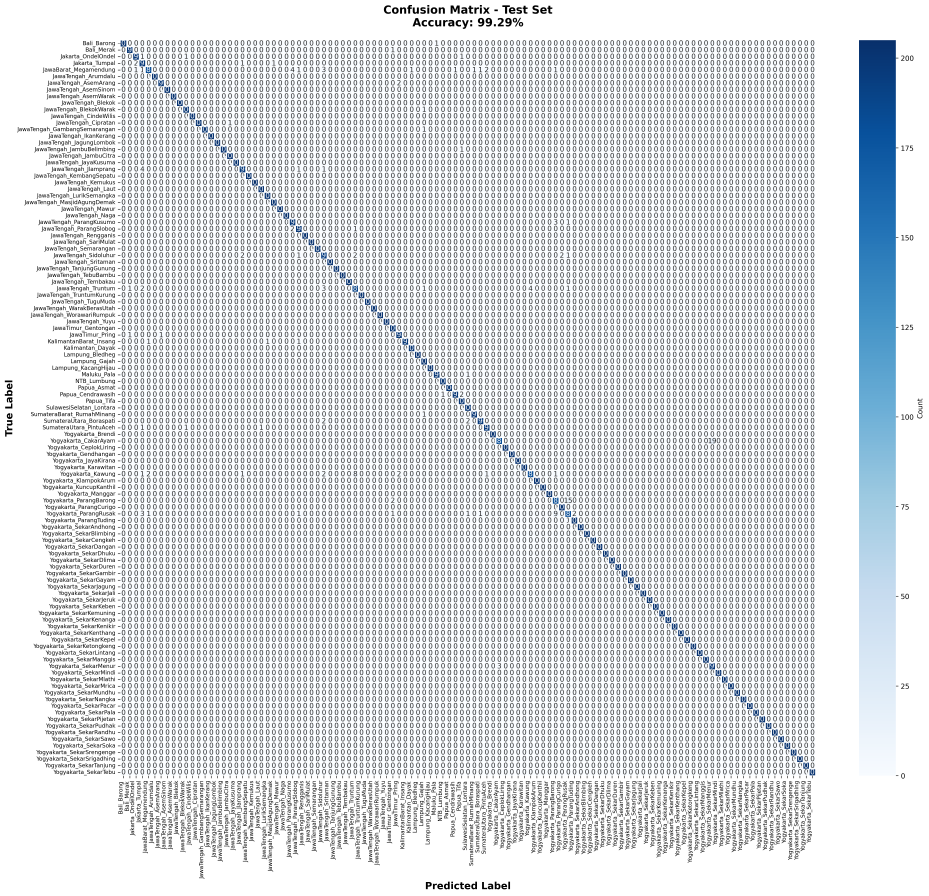
#> input picture Diff/60%/confusion_matrix.png, 5572 x 5376 px (shown at 1/6 size); its folder holds only this picture in this run
$ python -i test_onnx_model.py   (imports and definitions only)
#> lines starting #> are read from the running program, lines starting #| are printed output that depends on the picture
"""
Test script to verify ONNX model export and inference
Run this after training to ensure model works correctly
"""

import onnxruntime as ort
import numpy as np
import cv2
from PIL import Image
import json
import os

def preprocess_image(image_path, img_size=224):
    """Preprocess image (same as training)"""
#> called with image_path = 'Diff/60%/confusion_matrix.png', img_size = 224
    # Load image
    image = cv2.imread(image_path)
#> image is the input picture: shape (5376, 5572, 3); mean B, G, R 221.8, 218.7, 215.5
    if image is None:
        raise ValueError(f"Failed to load image: {image_path}")

    # Resize
    image = cv2.resize(image, (img_size, img_size))
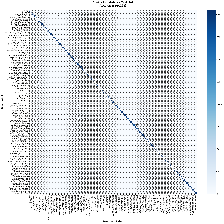
#> image: shape (224, 224, 3); mean B, G, R 222, 218.9, 215.6

    # Bilateral Filter
    image = cv2.bilateralFilter(image, d=9, sigmaColor=75, sigmaSpace=75)
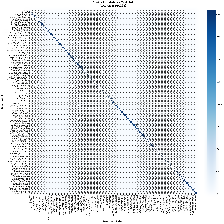
#> image: shape (224, 224, 3); mean B, G, R 222.5, 219.4, 216.1

    # CLAHE
    lab = cv2.cvtColor(image, cv2.COLOR_BGR2LAB)
#> lab: shape (224, 224, 3); mean of channels 0, 1, 2 220.3, 127.7, 126.1
    l, a, b = cv2.split(lab)
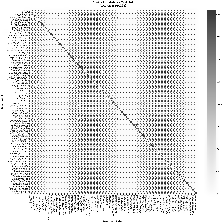
#> l: shape (224, 224); min 0, max 255, mean 220.3
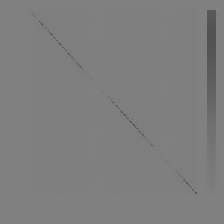
#> b: shape (224, 224); min 82, max 128, mean 126.1
    clahe = cv2.createCLAHE(clipLimit=2.0, tileGridSize=(8, 8))
    l = clahe.apply(l)
    image = cv2.merge([l, a, b])
#> image: shape (224, 224, 3); mean of channels 0, 1, 2 218.7, 127.7, 126.1
    image = cv2.cvtColor(image, cv2.COLOR_LAB2RGB)

    # Edge enhancement
    gaussian = cv2.GaussianBlur(image, (0, 0), 2.0)
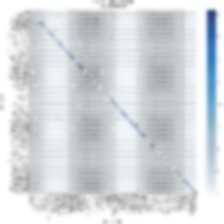
#> gaussian: shape (224, 224, 3); mean R, G, B 214.2, 217.6, 220.6
    image = cv2.addWeighted(image, 1.5, gaussian, -0.5, 0)
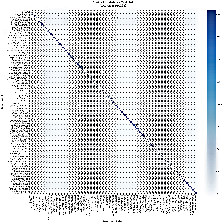
#> image: shape (224, 224, 3); mean R, G, B 211.8, 214.3, 216.4

    # Normalize
    image = image.astype(np.float32) / 255.0
    mean = np.array([0.485, 0.456, 0.406])
    std = np.array([0.229, 0.224, 0.225])
    image = (image - mean) / std
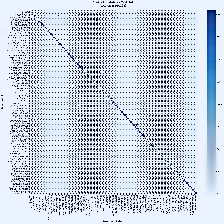
#> image: shape (224, 224, 3) float64; mean R, G, B 1.51, 1.72, 1.97; drawn with min black and max white

    # Convert to NCHW
    image = image.transpose(2, 0, 1)
    image = np.expand_dims(image, axis=0)

    return image.astype(np.float32)

# [166 lines left out: function test_onnx_model, not called in this run]

# [3 lines not run here, left out]

>>> result = preprocess_image('Diff/60%/confusion_matrix.png')
